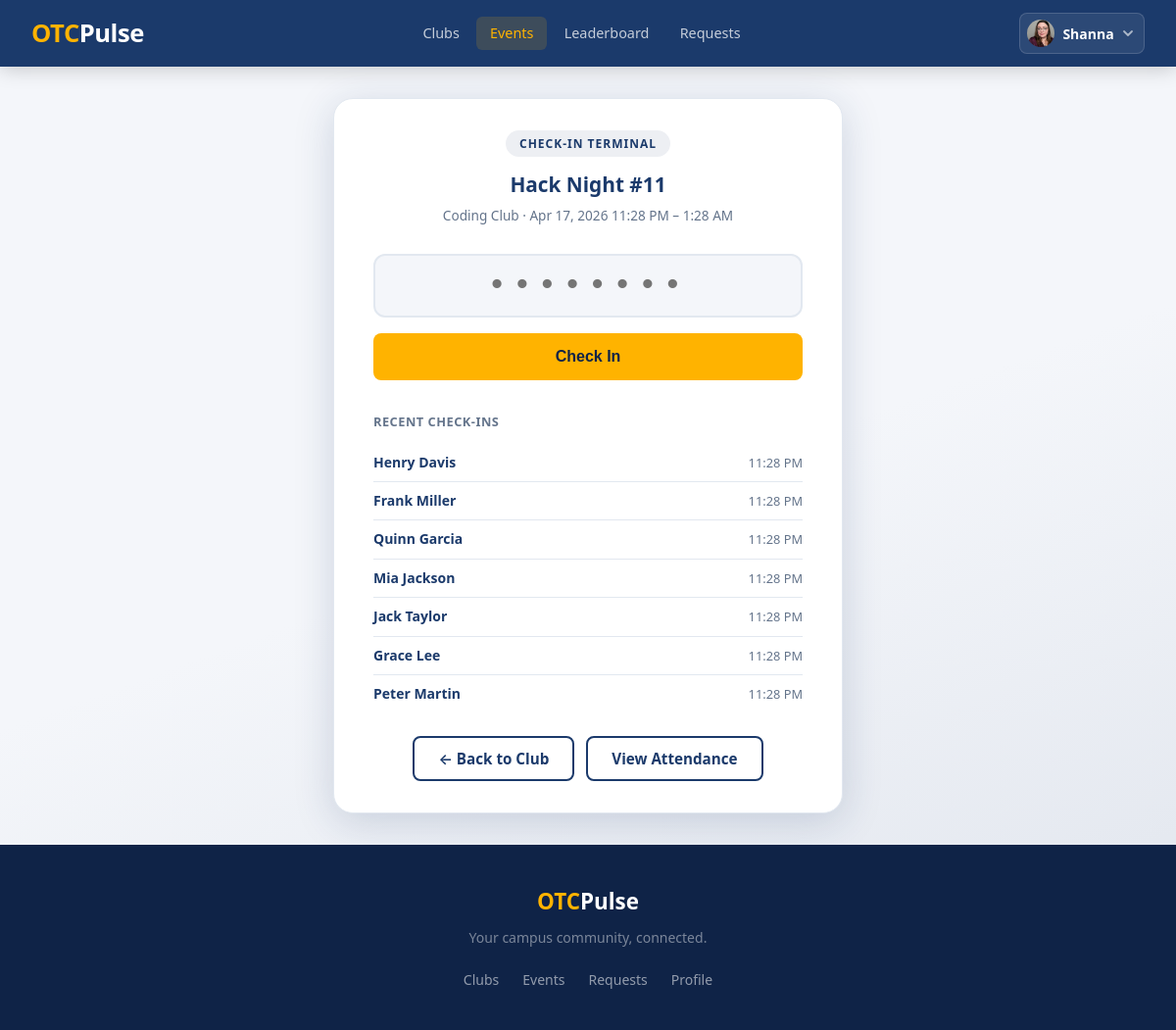
The page /clubs/events/18/terminal/ (signed in) on the database as committed earlier.
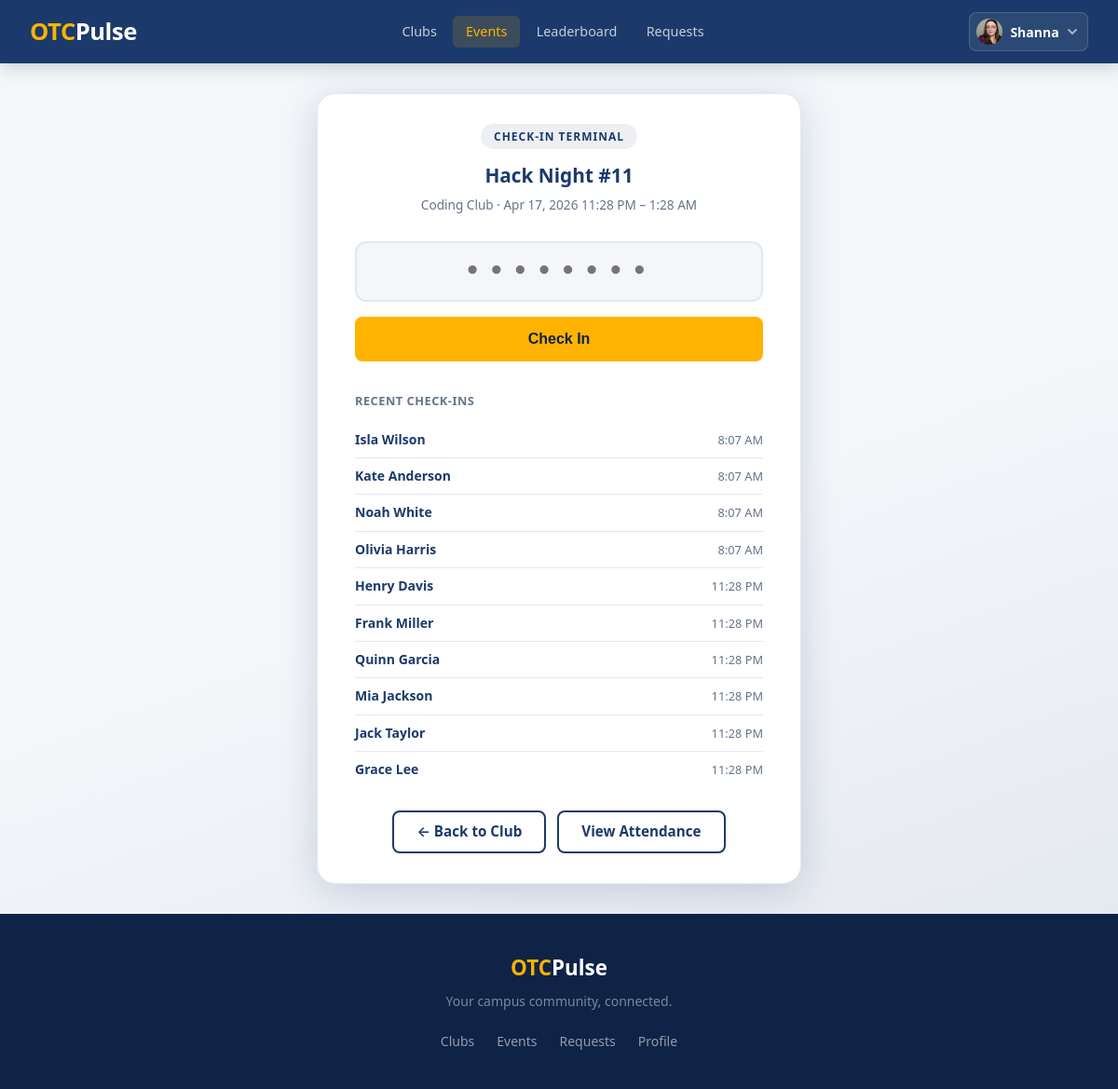
The same page on the database as committed later.
### clubhouse/models.py (models this page shows, shortened)
class Attendance(models.Model):
    event = models.ForeignKey(Event, on_delete=models.CASCADE, related_name='attendees')
    user = models.ForeignKey(settings.AUTH_USER_MODEL, on_delete=models.CASCADE)
    checked_in_at = models.DateTimeField(auto_now_add=True)
    class Meta:
        unique_together = ('event', 'user')

### clubhouse/views.py (the view, shortened to what this page needs)
# urls.py: path('events/<int:pk>/terminal/', views.event_checkin_terminal, name='event_checkin_terminal'),
@login_required
def event_checkin_terminal(request, pk):
    event = get_object_or_404(Event, pk=pk)
    if not _can_edit_club(request.user.profile, event.club):
        raise PermissionDenied
    result = None
    student_name = None
    recent = event.attendees.select_related('user').order_by('-checked_in_at')[:10]
    return render(request, 'clubhouse/event_checkin_terminal.html', {
        'event': event,
        'result': result,
        'student_name': student_name,
        'recent': recent,
        'section': 'clubhouse',
    })

### clubhouse/views.py (called while the page is built)
def _can_edit_club(profile, club):
    return (
        club.officers.filter(pk=profile.pk).exists() or
        club.advisors.filter(pk=profile.pk).exists() or
        profile.role == profile.Role.ADMIN
    )

### clubhouse/templates/clubhouse/event_checkin_terminal.html (shortened to what this page needs)
{% extends 'base.html' %}
{% block content %}
<div class="terminal-page">
    <div class="terminal-card">
        <span class="terminal-badge">Check-in Terminal</span>
        <p class="terminal-event-name">{{ event.title }}</p>
        <p class="terminal-event-meta">
            {{ event.club.name }} &middot; {{ event.start_time|date:"M j, Y g:i A" }} – {{ event.end_time|date:"g:i A" }}
        </p>
        <form method="post" id="checkin-form">
            <input
                type="text"
                name="code"
                id="code-input"
                class="terminal-input"
                maxlength="8"
                placeholder="••••••••"
                autofocus
                autocomplete="off"
                autocorrect="off"
                spellcheck="false"
            >
            <button type="submit" class="btn btn-primary terminal-submit">
                Check In
            </button>
        </form>
        {% if recent %}
        <div class="recent-list">
            <h3>Recent check-ins</h3>
            {% for entry in recent %}
            <div class="recent-row">
                <span class="recent-name">{{ entry.user.get_full_name }}</span>
                <span class="recent-time">{{ entry.checked_in_at|date:"g:i A" }}</span>
            </div>
            {% endfor %}
        </div>
        {% endif %}
        <div class="terminal-actions">
            <a href="{% url 'clubhouse:club_detail' event.club.slug %}" class="btn btn-secondary">← Back to Club</a>
            <a href="{% url 'clubhouse:event_attendance' event.pk %}" class="btn btn-secondary">View Attendance</a>
        </div>
    </div>
</div>
{% endblock %}

Rows that differ between the two databases and show on the page:
no longer on this page (row unchanged): Attendance: user.get_full_name "Peter Martin", checked_in_at "11:28 PM"
added Attendance: user.get_full_name "Isla Wilson", checked_in_at "8:07 AM"
added Attendance: user.get_full_name "Kate Anderson", checked_in_at "8:07 AM"
added Attendance: user.get_full_name "Noah White", checked_in_at "8:07 AM"
added Attendance: user.get_full_name "Olivia Harris", checked_in_at "8:07 AM"
